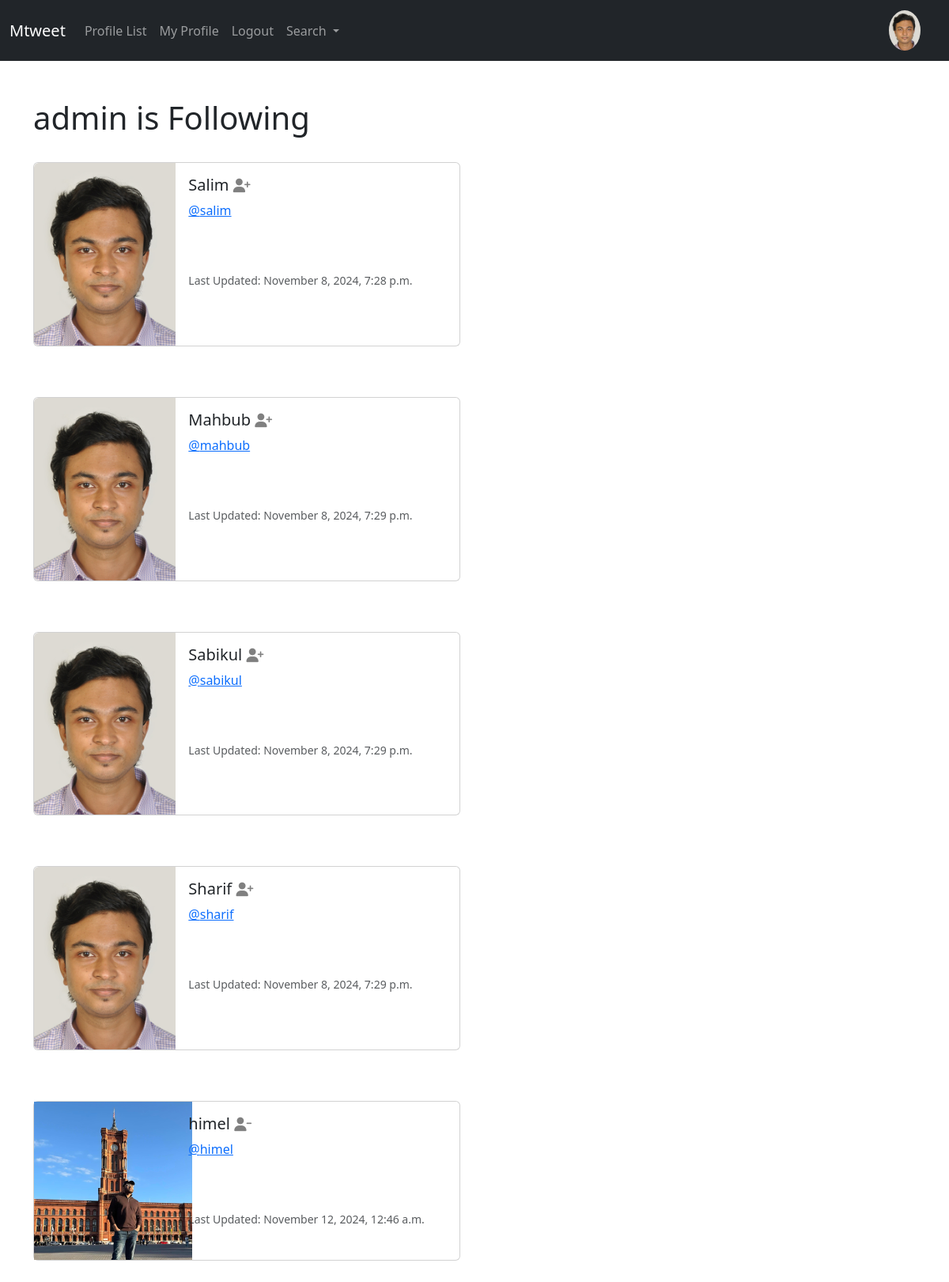
The page /profile/follows/1 (signed in) on the database its author committed.
### Mtweet/models.py (models this page shows, shortened)
class Profile(models.Model):
    user = models.OneToOneField(User, on_delete=models.CASCADE)
    follows = models.ManyToManyField("self",related_name="followed_by",symmetrical=False,blank = True)
    date_modified = models.DateTimeField(User, auto_now=True)
    profile_image= models.ImageField(null=True, blank=True, upload_to="images/")
    profile_bio = models.CharField(null=True, blank=True,max_length=500)
    homepage_link = models.CharField(null=True, blank=True,max_length=100)
    facebook_link= models.CharField(null=True, blank=True,max_length=100)
    instagram_link= models.CharField(null=True, blank=True,max_length=100)
    linkedin_link= models.CharField(null=True, blank=True,max_length=100)

### Mtweet/views.py (the view)
# urls.py: path('profile/follows/<int:pk>', views.follows, name='follows'),
def follows(request, pk):
     if request.user.is_authenticated:
         if request.user.id == pk:
            profiles = Profile.objects.get(user_id=pk)
            return render(request, 'follows.html',{"profiles": profiles} )
         else:
              messages.success(request, ("That's Not Your  Page.... "))
              return redirect ('home')
     else:
        messages.success(request, ('You must be logged in  To View This Page.... '))
        return redirect ('home')

### Mtweet/templates/follows.html
{% extends 'base.html' %}
{% load static %}
{% block content %}
    <h1>{{  request.user.username }} is Following </h1>
<br>
{% if profiles %}
   {% for profile in profiles.follows.all %}
   <div class="card mb-3" style="max-width: 540px;">
    <div class="row g-0">
      <div class="col-md-4">
        {% if profile.profile_image %}
        <img src="{{profile.profile_image.url}}" width = 200
        height=200 clas="img-fluid rounded-start" alt="{{profile.user.username}}">
        {% else %}
        <img src="{% static 'images/Masud_photo.jpg' %}" class="img-fluid rounded-start" alt="Profile Image">
        {% endif  %}
       </div>
      <div class="col-md-8">
        <div class="card-body">
          <h5 class="card-title">{{ profile.user.username }}
            {% if profile in profile.follows.all %}
            <a href="{% url 'unfollow' profile.user.id %}">
             <i class="fa fa-user-minus small" style="color:gray"></i>
         </a>
            {% else  %}
            <a href="{% url 'follow' profile.user.id %}">
             <i class="fa fa-user-plus small" style="color:gray"></i>
         </a>
            {% endif %}
          </h5>
          <p class="card-text"> <a href="{%  url 'profile' profile.user.id %}">@{{ profile.user.username|lower }}</a> </p>
          <br><br>
          <p class="card-text"><small class="text-body-secondary"> Last Updated: {{ profile.date_modified|date:"F j, Y, g:i a" }}</small></p>
        </div>
      </div>
    </div>
  </div>
  <br>
  <br>
    {% endfor %}
{% endif %}
{% endblock %}

### Mtweet/templates/navbar.html (shortened to what this page needs)
{% load static %}
<nav class="navbar navbar-expand-lg navbar-dark bg-dark">
    <div class="container-fluid">
      <a class="navbar-brand" href="{% url 'home' %}">Mtweet</a>
      <div class="collapse navbar-collapse" id="navbarSupportedContent">
        <ul class="navbar-nav me-auto mb-2 mb-lg-0">
          <li class="nav-item">
            <a class="nav-link"
             href="{% url 'profile_list' %}">Profile List</a>
          </li>
          {% if request.user.is_authenticated %}
          <li class="nav-item">
            <a class="nav-link"
             href="{% url 'profile'  request.user.id %}"> My Profile</a>
          </li>
          <li class="nav-item">
            <a class="nav-link"
             href="{% url 'logout' %}"> Logout</a>
          </li>
          {% endif %}
          <li class="nav-item dropdown">
            <a class="nav-link dropdown-toggle" href="#" role="button" data-bs-toggle="dropdown" aria-expanded="false">
              Search
            </a>
          </li>
        </ul>
         {% if user.is_authenticated %}
            <ul class="navbar-nav  ml-auto">
              <li class="nav-link  navbar-brand">
               <a href="{% url 'profile'  request.user.id %}">
              {% if user.profile.profile_image %}
                <img src="{{ user.profile.profile_image.url }}"  class="rounded-circle" alt=""
                width=40 >
              {% else %}
                 <img src="{% static 'images/Masud_photo.jpg' %}" class="img-fluid rounded-circle" width= 40 alt="Profile Image" >
              {% endif %}
              </a>
              </li>
            </ul>
         {% endif %}
      </div>
    </div>
  </nav>

### rows shown on the page
Profile: user.username "Salim", user.username "salim", date_modified "November 8, 2024, 7:28 p.m."
Profile: user.username "Mahbub", user.username "mahbub", date_modified "November 8, 2024, 7:29 p.m."
Profile: user.username "Sabikul", user.username "sabikul", date_modified "November 8, 2024, 7:29 p.m."
Profile: user.username "Sharif", user.username "sharif", date_modified "November 8, 2024, 7:29 p.m."
Profile: profile_image (picture), user.username "himel", date_modified "November 12, 2024, 12:46 a.m."

### other values the page prints
{{ request.user.username }} "admin"
